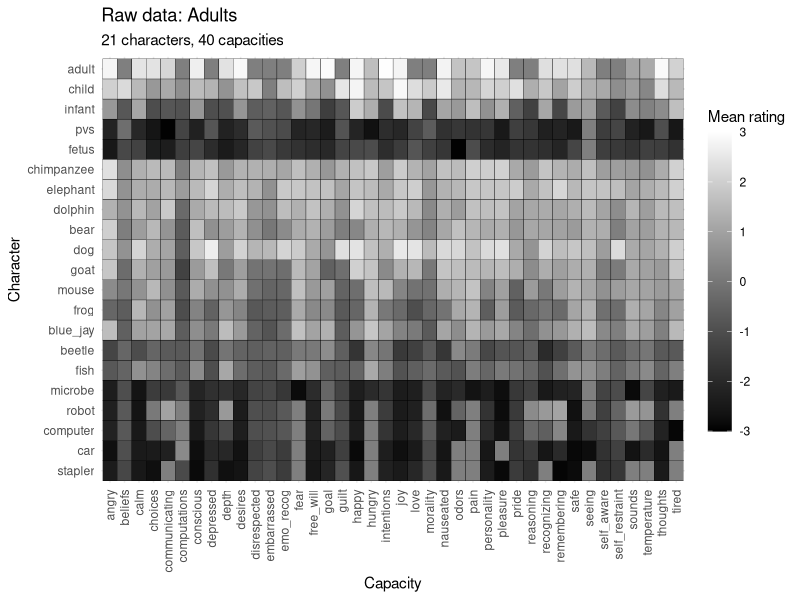
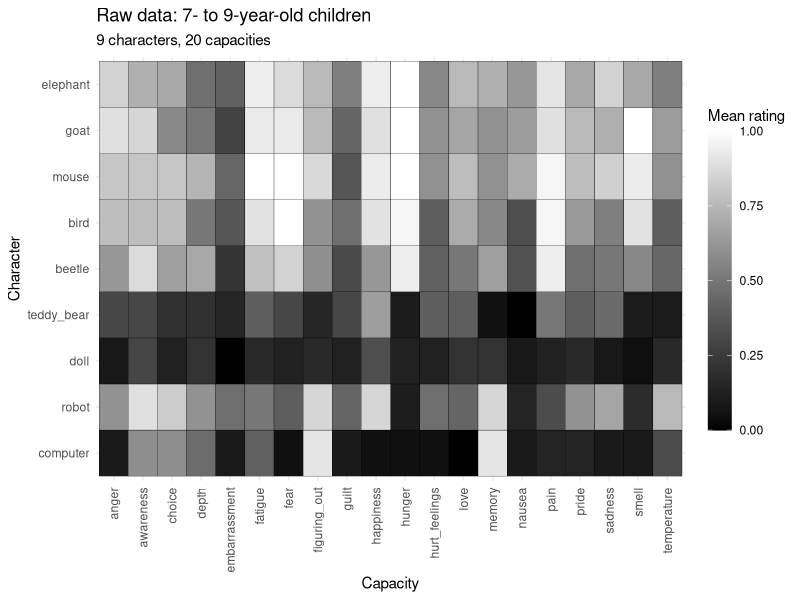
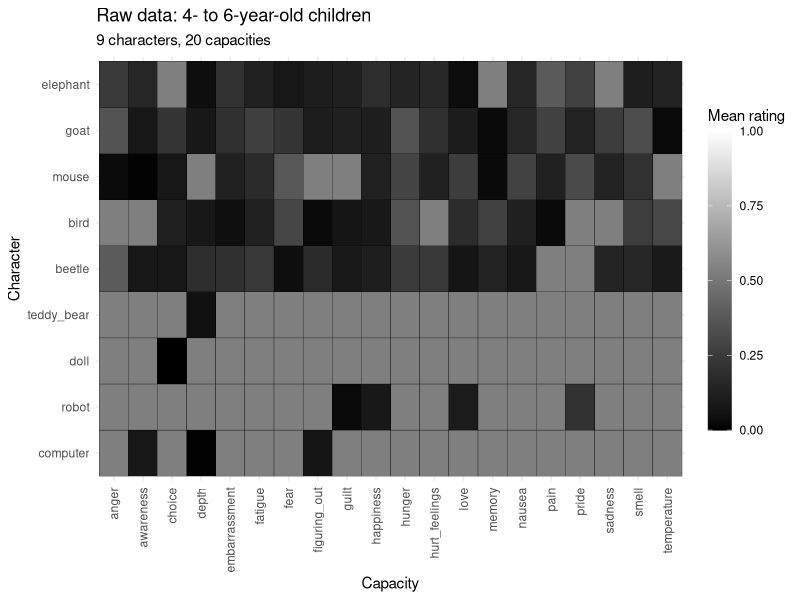
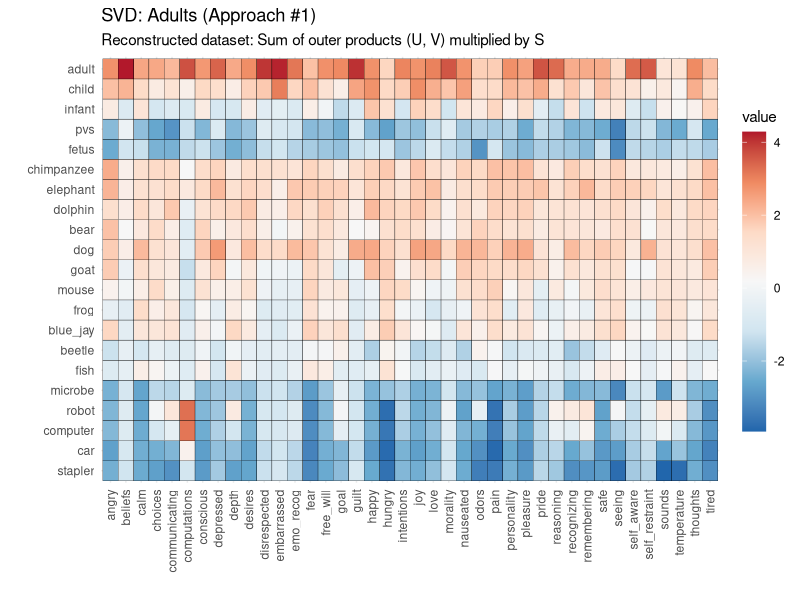
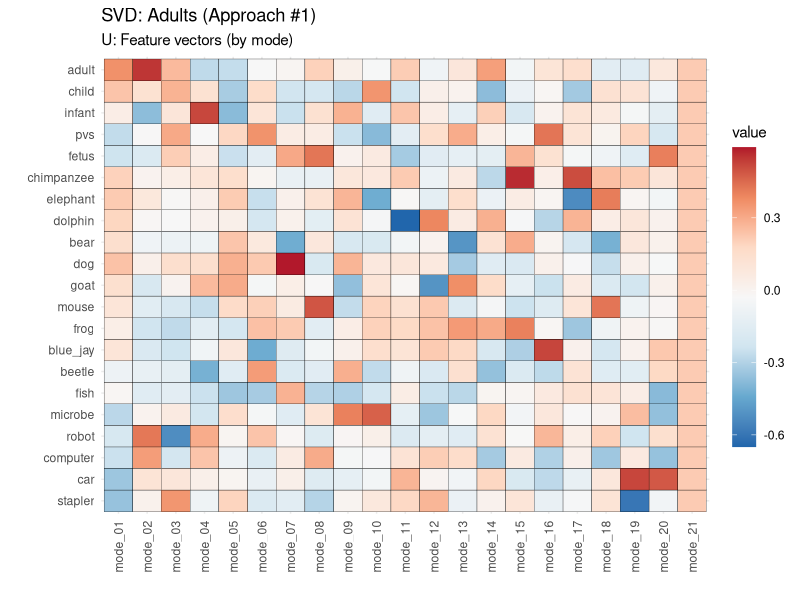
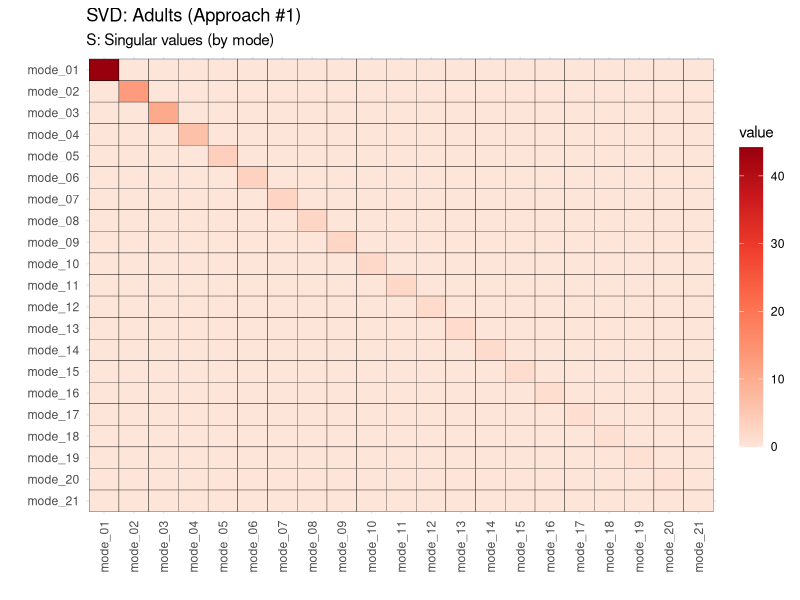
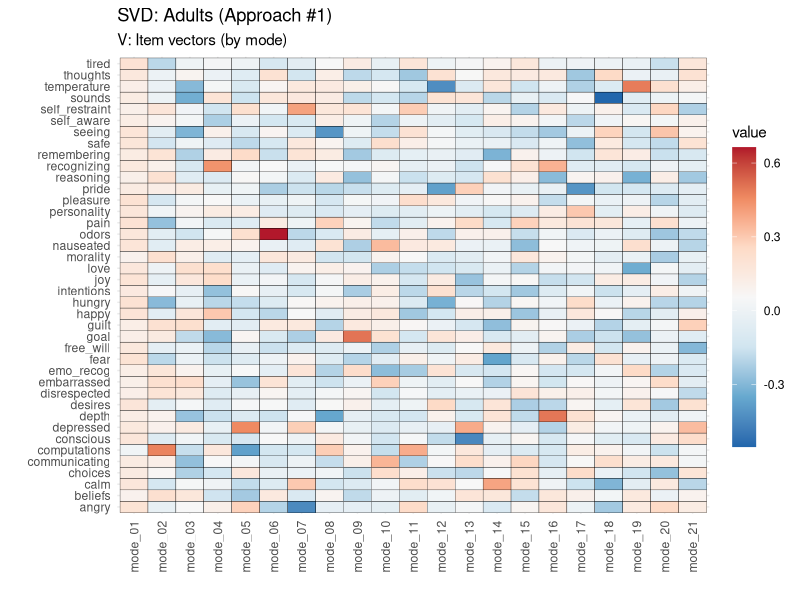
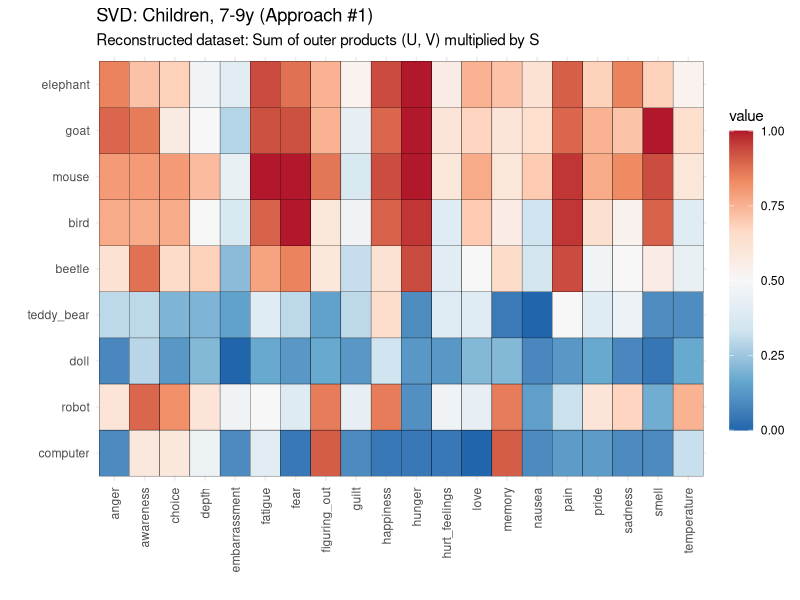

R code for these plots, in order:
## ---- chunk 1
knitr::opts_chunk$set(echo = FALSE, message = FALSE)
## ---- chunk 2
library(tidyverse)
library(rms)
## ---- chunk 3
setwd("/Users/kweisman/Documents/Research (Stanford)/Projects/Dimkid_svd/dimkid_svd/")

# import data
d_ad <- read.csv("./data/means_adults.csv") %>% 
  mutate(X = ifelse(grepl("vegetative", X), "pvs", as.character(X)),
         X = factor(X,
                    levels = c("stapler", "car", "computer", "robot", "microbe",
                               "fish", "beetle", "blue_jay", "frog", "mouse",
                               "goat", "dog", "bear", "dolphin", "elephant",
                               "chimpanzee", "fetus", "pvs", "infant", "child",
                               "adult"))) %>%
                    # levels = c("adult", "child", "infant", "pvs", "fetus",
                    #            "chimpanzee", "elephant", "dolphin", "bear",
                    #            "dog", "goat", "mouse", "frog", "blue_jay",
                    #            "beetle", "fish", "microbe", "robot", "computer",
                    #            "car", "stapler"))) %>%
  rename(character = X) %>%
  arrange(character)

d_79 <- read.csv("./data/means_79y.csv") %>% 
  mutate(X = factor(X,
                    levels = c("computer", "robot", "doll", "teddy_bear",
                               "beetle", "bird", "mouse", "goat", 
                               "elephant"))) %>%
                    # levels = c("elephant", "goat", "mouse", "bird", "beetle",
                    #            "teddy_bear", "doll", "robot", "computer"))) %>%
  rename(character = X) %>%
  arrange(character)

d_46 <- read.csv("./data/means_46y.csv") %>%
  mutate(X = factor(X,
                    levels = c("computer", "robot", "doll", "teddy_bear",
                               "beetle", "bird", "mouse", "goat", 
                               "elephant"))) %>%
                    # levels = c("elephant", "goat", "mouse", "bird", "beetle",
                    #            "teddy_bear", "doll", "robot", "computer"))) %>%
  rename(character = X) %>%
  arrange(character)
## ---- chunk 4
# set item and property names
capacity_names_ad <- names(d_ad[-1])
character_names_ad <- levels(d_ad$character)

capacity_names_ch <- names(d_79[-1])
character_names_ch <- levels(d_79$character)
## ---- chunk 5
mean_cent_fun <- function(df, 
                          by = c("capacity", "character")){
  
  if(by == "capacity"){
    not_by <- "character"
  }
  
  if(by == "character"){
    not_by <- "capacity"
    df <- df %>%
      gather(capacity, mean_rating, -character) %>%
      spread(character, mean_rating)
  }
  
  df_cent <- df %>%
    gather_(key_col = by, 
            value_col = "mean_rating", 
            gather_cols = colnames(df)[colnames(df) != not_by]) %>%
    # begin mean-centering by capacity
    group_by_(as.name(by)) %>%
    mutate(group_mean = mean(mean_rating),
           mean_cent = mean_rating - group_mean) %>%
    ungroup() %>%
    select(-mean_rating, -group_mean) %>%
    spread_(key_col = by,
            value_col = "mean_cent") %>%
    data.frame()
  
  return(df_cent)
}

plot_U_fun <- function(svd,
                       age_group = c("adults", "children"),
                       transpose = c(FALSE, TRUE),
                       multiply = c(FALSE, TRUE)){

  if(transpose == FALSE) {
    if(age_group == "adults"){y_names <- character_names_ad}
    if(age_group == "children"){y_names <- character_names_ch}
  } else if(transpose == TRUE) {
    if(age_group == "adults"){y_names <- capacity_names_ad}
    if(age_group == "children"){y_names <- capacity_names_ch}
  }  
  
  S <- svd$d

  U <- svd$u %>% 
    data.frame() %>%
    rownames_to_column("property") %>%
    mutate(property = as.numeric(property),
           property = factor(property, labels = y_names)) %>%
    gather(mode, value, -property) %>%
    mutate(mode = as.numeric(as.character(gsub("X", "", mode))),
           mode = ifelse(mode < 10, paste0("mode_0", as.character(mode)), 
                         paste0("mode_", as.character(mode)))) 
  
  if(multiply){
      UxS <- U %>%
        mutate(S = factor(mode, labels = S),
               S = as.numeric(as.character(S)),
               value = value * S)
  }
  
  plot <- ggplot(U, aes(x = mode, y = property, fill = value)) +
    geom_tile(color = "black") +
    # geom_text(aes(label = format(round(value, 2), nsmall = 2)), size = 3) +
    scale_fill_distiller(palette = "RdBu", direction = -1,
                         guide = guide_colorbar(barheight = 15)) +
    theme_minimal() +
    theme(axis.text.x = element_text(angle = 90, hjust = 1, vjust = 0.5))
  
  return(plot)
}

plot_S_fun <- function(svd){
  
  S <- diag(x = svd$d, nrow = length(svd$d), ncol = length(svd$d)) %>%
    data.frame() %>%
    rownames_to_column("modeA") %>%
    gather(modeB, value, -modeA) %>%
    mutate(modeA = ifelse(as.numeric(modeA) < 10, 
                          paste0("mode_0", as.character(modeA)), 
                          paste0("mode_", as.character(modeA))),
           modeB = gsub("X", "", modeB),
           modeB = ifelse(as.numeric(modeB) < 10,
                          paste0("mode_0", as.character(modeB)),
                          paste0("mode_", as.character(modeB))))
  
  plot <- ggplot(S, aes(x = modeA, 
                        y = reorder(modeB, desc(modeB)), 
                        fill = value)) +
    geom_tile(color = "black") +
    # geom_text(aes(label = format(round(value, 2), nsmall = 2)), size = 3) +
    scale_fill_distiller(palette = "Reds", direction = 1,
                         guide = guide_colorbar(barheight = 15)) +
    theme_minimal() +
    theme(axis.text.x = element_text(angle = 90, hjust = 1, vjust = 0.5))
  
  return(plot)
}

plot_V_fun <- function(svd,
                       age_group = c("adults", "children"),
                       transpose = c(FALSE, TRUE),
                       multiply = c(FALSE, TRUE)){

  if(transpose == FALSE) {
    if(age_group == "adults"){y_names <- capacity_names_ad}
    if(age_group == "children"){y_names <- capacity_names_ch}
  } else if(transpose == TRUE) {
    if(age_group == "adults"){y_names <- character_names_ad}
    if(age_group == "children"){y_names <- character_names_ch}
  }
  
  S <- svd$d

  V <- svd$v %>% 
    data.frame() %>%
    rownames_to_column("item") %>%
    mutate(item = as.numeric(item),
           item = factor(item, labels = y_names)) %>%
    gather(mode, value, -item) %>%
    mutate(mode = as.numeric(as.character(gsub("X", "", mode))),
           mode = ifelse(mode < 10, paste0("mode_0", as.character(mode)), 
                         paste0("mode_", as.character(mode)))) 
  
  if(multiply){
      VxS <- V %>%
        mutate(S = factor(mode, labels = S),
               S = as.numeric(as.character(S)),
               value = value * S)
  }
  
  plot <- ggplot(V, aes(x = mode, y = item, fill = value)) +
    geom_tile(color = "black") +
    # geom_text(aes(label = format(round(value, 2), nsmall = 2)), size = 3) +
    scale_fill_distiller(palette = "RdBu", direction = -1,
                         guide = guide_colorbar(barheight = 15)) +
    theme_minimal() +
    theme(axis.text.x = element_text(angle = 90, hjust = 1, vjust = 0.5))
  
  return(plot)
}

plot_reconstruct_fun <- function(svd, 
                       age_group = c("adults", "children"),
                       transpose = c(FALSE, TRUE)){

  if(transpose == FALSE) {
    if(age_group == "adults"){
      x_names <- capacity_names_ad
      y_names <- character_names_ad
    }
    if(age_group == "children"){
      x_names <- capacity_names_ch
      y_names <- character_names_ch
    }
  } else if(transpose == TRUE) {
    if(age_group == "adults"){
      x_names <- character_names_ad
      y_names <- capacity_names_ad
    }
    if(age_group == "children"){
      x_names <- character_names_ch
      y_names <- capacity_names_ch
    }
  }
  
  # calculate outer products, multiply by singular value
  OP <- list()
  for(i in 1:length(svd$d)){
    OP[[i]] <- outer(svd$u[,i], svd$v[,i]) * svd$d[i]
  }
  
  # add together
  OP_sum <- Reduce("+", OP) %>%
    data.frame() %>%
    rownames_to_column("character") %>%
    mutate(character = factor(as.numeric(character), 
                              labels = y_names)) %>%
    gather(capacity, value, -character) %>%
    mutate(capacity = gsub("X", "", capacity),
           capacity = factor(as.numeric(capacity),
                             labels = x_names))
  
  
  plot <- ggplot(OP_sum, aes(x = capacity, y = character, fill = value)) +
    geom_tile(color = "black") +
    # geom_text(aes(label = format(round(value, 2), nsmall = 2)), size = 3) +
    scale_fill_distiller(palette = "RdBu", direction = -1,
                         guide = guide_colorbar(barheight = 15)) +
    theme_minimal() +
    theme(axis.text.x = element_text(angle = 90, hjust = 1, vjust = 0.5))
  
  return(plot)
}
## ---- chunk 6
d_ad %>%
  gather(capacity, mean_rating, -character) %>%
  ggplot(aes(x = capacity, y = character, fill = mean_rating)) +
  geom_tile(color = "black") +
  scale_fill_gradient(low = "black", high = "white", limits = c(-3, 3),
                      guide = guide_colorbar(barheight = 15)) +
  theme_minimal() +
  theme(axis.text.x = element_text(angle = 90, hjust = 1, vjust = 0.5)) +
  labs(title = "Raw data: Adults",
       subtitle = "21 characters, 40 capacities",
       x = "Capacity",
       y = "Character",
       fill = "Mean rating")
## ---- chunk 7
d_79 %>%
  gather(capacity, mean_rating, -character) %>%
  ggplot(aes(x = capacity, y = character, fill = mean_rating)) +
  geom_tile(color = "black") +
  scale_fill_gradient(low = "black", high = "white", limits = c(0, 1),
                      guide = guide_colorbar(barheight = 15)) +
  theme_minimal() +
  theme(axis.text.x = element_text(angle = 90, hjust = 1, vjust = 0.5)) +
  labs(title = "Raw data: 7- to 9-year-old children",
       subtitle = "9 characters, 20 capacities",
       x = "Capacity",
       y = "Character",
       fill = "Mean rating")
## ---- chunk 8
d_46 %>%
  gather(capacity, mean_rating, -character) %>%
  ggplot(aes(x = capacity, y = character, fill = mean_rating)) +
  geom_tile(color = "black") +
  scale_fill_gradient(low = "black", high = "white", limits = c(0, 1),
                      guide = guide_colorbar(barheight = 15)) +
  theme_minimal() +
  theme(axis.text.x = element_text(angle = 90, hjust = 1, vjust = 0.5)) +
  labs(title = "Raw data: 4- to 6-year-old children",
       subtitle = "9 characters, 20 capacities",
       x = "Capacity",
       y = "Character",
       fill = "Mean rating")
## ---- chunk 9
svd1_ad <- svd(d_ad %>% column_to_rownames("character"), 
               nrow(d_ad), nrow(d_ad))
## ---- chunk 10
plot_reconstruct_fun(svd1_ad, transpose = FALSE, "adults") +
  labs(title = "SVD: Adults (Approach #1)",
       subtitle = "Reconstructed dataset: Sum of outer products (U, V) multiplied by S",
       x = "", y = "")
## ---- chunk 11
plot_U_fun(svd1_ad, "adults", transpose = FALSE, multiply = FALSE) +
  labs(title = "SVD: Adults (Approach #1)",
       subtitle = "U: Feature vectors (by mode)",
       # subtitle = "U x S: Feature vectors multiplied by singular value (by mode)",
       x = "", y = "")
## ---- chunk 12
plot_S_fun(svd1_ad) +
  labs(title = "SVD: Adults (Approach #1)",
       subtitle = "S: Singular values (by mode)",
       x = "", y = "")
## ---- chunk 13
plot_V_fun(svd1_ad, "adults", transpose = FALSE, multiply = FALSE) +
  labs(title = "SVD: Adults (Approach #1)",
       subtitle = "V: Item vectors (by mode)",
       # subtitle = "V x S: Item vectors multiplied by singular value (by mode)",
       x = "", y = "")
## ---- chunk 14
svd1_79 <- svd(d_79 %>% column_to_rownames("character"), 
               nrow(d_79), nrow(d_79))
## ---- chunk 15
plot_reconstruct_fun(svd1_79, transpose = FALSE, "children") +
  labs(title = "SVD: Children, 7-9y (Approach #1)",
       subtitle = "Reconstructed dataset: Sum of outer products (U, V) multiplied by S",
       x = "", y = "")
## ---- chunk 16
plot_U_fun(svd1_79, "children", transpose = FALSE, multiply = FALSE) +
  labs(title = "SVD: Children, 7-9y (Approach #1)",
       subtitle = "U: Feature vectors (by mode)",
       # subtitle = "U x S: Feature vectors multiplied by singular value (by mode)",
       x = "", y = "")
## ---- chunk 17
plot_S_fun(svd1_79) +
  labs(title = "SVD: Children, 7-9y (Approach #1)",
       subtitle = "S: Singular values (by mode)",
       x = "", y = "")
## ---- chunk 18
plot_V_fun(svd1_79, "children", transpose = FALSE, multiply = FALSE) +
  labs(title = "SVD: Children, 7-9y (Approach #1)",
       subtitle = "V: Item vectors (by mode)",
       # subtitle = "V x S: Item vectors multiplied by singular value (by mode)",
       x = "", y = "")
## ---- chunk 19
svd1_46 <- svd(d_46 %>% column_to_rownames("character"), 
               nrow(d_46), nrow(d_46))
## ---- chunk 20
plot_reconstruct_fun(svd1_46, transpose = FALSE, "children") +
  labs(title = "SVD: Children, 4-6y (Approach #1)",
       subtitle = "Reconstructed dataset: Sum of outer products (U, V) multiplied by S",
       x = "", y = "")
## ---- chunk 21
plot_U_fun(svd1_46, "children", transpose = FALSE, multiply = FALSE) +
  labs(title = "SVD: Children, 4-6y (Approach #1)",
       subtitle = "U: Feature vectors (by mode)",
       # subtitle = "U x S: Feature vectors multiplied by singular value (by mode)",
       x = "", y = "")
## ---- chunk 22
plot_S_fun(svd1_46) +
  labs(title = "SVD: Children, 4-6y (Approach #1)",
       subtitle = "S: Singular values (by mode)",
       x = "", y = "")
## ---- chunk 23
plot_V_fun(svd1_46, "children", transpose = FALSE, multiply = FALSE) +
  labs(title = "SVD: Children, 4-6y (Approach #1)",
       subtitle = "V: Item vectors (by mode)",
       # subtitle = "V x S: Item vectors multiplied by singular value (by mode)",
       x = "", y = "")
## ---- chunk 24
d_ad %>%
  gather(capacity, mean_rating, -character) %>%
  ggplot(aes(y = capacity, x = character, fill = mean_rating)) +
  geom_tile(color = "black") +
  scale_fill_gradient(low = "black", high = "white", limits = c(-3, 3),
                      guide = guide_colorbar(barheight = 15)) +
  theme_minimal() +
  theme(axis.text.x = element_text(angle = 90, hjust = 1, vjust = 0.5)) +
  labs(title = "Raw data: Adults",
       subtitle = "21 characters, 40 capacities",
       y = "Capacity",
       x = "Character",
       fill = "Mean rating")
## ---- chunk 25
d_79 %>%
  gather(capacity, mean_rating, -character) %>%
  ggplot(aes(y = capacity, x = character, fill = mean_rating)) +
  geom_tile(color = "black") +
  scale_fill_gradient(low = "black", high = "white", limits = c(0, 1),
                      guide = guide_colorbar(barheight = 15)) +
  theme_minimal() +
  theme(axis.text.x = element_text(angle = 90, hjust = 1, vjust = 0.5)) +
  labs(title = "Raw data: 7- to 9-year-old children",
       subtitle = "9 characters, 20 capacities",
       y = "Capacity",
       x = "Character",
       fill = "Mean rating")
## ---- chunk 26
d_46 %>%
  gather(capacity, mean_rating, -character) %>%
  ggplot(aes(y = capacity, x = character, fill = mean_rating)) +
  geom_tile(color = "black") +
  scale_fill_gradient(low = "black", high = "white", limits = c(0, 1),
                      guide = guide_colorbar(barheight = 15)) +
  theme_minimal() +
  theme(axis.text.x = element_text(angle = 90, hjust = 1, vjust = 0.5)) +
  labs(title = "Raw data: 4- to 6-year-old children",
       subtitle = "9 characters, 20 capacities",
       y = "Capacity",
       x = "Character",
       fill = "Mean rating")
## ---- chunk 27
svd2_ad <- svd(d_ad %>% column_to_rownames("character") %>% t(), 
               nrow(d_ad), nrow(d_ad))
## ---- chunk 28
plot_reconstruct_fun(svd2_ad, "adults", TRUE) +
  labs(title = "SVD: Adults (Approach #2)",
       subtitle = "Reconstructed dataset: Sum of outer products (U, V) multiplied by S",
       x = "", y = "")
## ---- chunk 29
plot_U_fun(svd2_ad, "adults", transpose = TRUE, multiply = FALSE) +
  labs(title = "SVD: Adults (Approach #2)",
       subtitle = "U: Feature vectors (by mode)",
       # subtitle = "U x S: Feature vectors multiplied by singular value (by mode)",
       x = "", y = "")
## ---- chunk 30
plot_S_fun(svd2_ad) +
  labs(title = "SVD: Adults (Approach #2)",
       subtitle = "S: Singular values (by mode)",
       x = "", y = "")
## ---- chunk 31
plot_V_fun(svd2_ad, "adults", transpose = TRUE, multiply = FALSE) +
  labs(title = "SVD: Adults (Approach #2)",
       subtitle = "V: Item vectors (by mode)",
       # subtitle = "V x S: Item vectors multiplied by singular value (by mode)",
       x = "", y = "")
## ---- chunk 32
svd2_79 <- svd(d_79 %>% column_to_rownames("character") %>% t(), 
               nrow(d_79), nrow(d_79))
## ---- chunk 33
plot_reconstruct_fun(svd2_79, "children", TRUE) +
  labs(title = "SVD: Children, 7-9y (Approach #2)",
       subtitle = "Reconstructed dataset: Sum of outer products (U, V) multiplied by S",
       x = "", y = "")
## ---- chunk 34
plot_U_fun(svd2_79, "children", transpose = TRUE, multiply = FALSE) +
  labs(title = "SVD: Children, 7-9y (Approach #2)",
       subtitle = "U: Feature vectors (by mode)",
       # subtitle = "U x S: Feature vectors multiplied by singular value (by mode)",
       x = "", y = "")
## ---- chunk 35
plot_S_fun(svd2_79) +
  labs(title = "SVD: Children, 7-9y (Approach #2)",
       subtitle = "S: Singular values (by mode)",
       x = "", y = "")
## ---- chunk 36
plot_V_fun(svd2_79, "children", transpose = TRUE, multiply = FALSE) +
  labs(title = "SVD: Children, 7-9y (Approach #2)",
       subtitle = "V: Item vectors (by mode)",
       # subtitle = "V x S: Item vectors multiplied by singular value (by mode)",
       x = "", y = "")
## ---- chunk 37
svd2_46 <- svd(d_46 %>% column_to_rownames("character") %>% t(), 
               nrow(d_46), nrow(d_46))
## ---- chunk 38
plot_reconstruct_fun(svd2_46, "children", TRUE) +
  labs(title = "SVD: Children, 4-6y (Approach #2)",
       subtitle = "Reconstructed dataset: Sum of outer products (U, V) multiplied by S",
       x = "", y = "")
## ---- chunk 39
plot_U_fun(svd2_46, "children", transpose = TRUE, multiply = FALSE) +
  labs(title = "SVD: Children, 4-6y (Approach #2)",
       subtitle = "U: Feature vectors (by mode)",
       # subtitle = "U x S: Feature vectors multiplied by singular value (by mode)",
       x = "", y = "")
## ---- chunk 40
plot_S_fun(svd2_46) +
  labs(title = "SVD: Children, 4-6y (Approach #2)",
       subtitle = "S: Singular values (by mode)",
       x = "", y = "")
## ---- chunk 41
plot_V_fun(svd2_46, "children", transpose = TRUE, multiply = FALSE) +
  labs(title = "SVD: Children, 4-6y (Approach #2)",
       subtitle = "V: Item vectors (by mode)",
       # subtitle = "V x S: Item vectors multiplied by singular value (by mode)",
       x = "", y = "")
## ---- chunk 42
d_ad %>%
  mean_cent_fun(by = "capacity") %>%
  gather(capacity, mean_cent, -character) %>%
  ggplot(aes(x = capacity, y = character, fill = mean_cent)) +
  geom_tile(color = "black") +
  scale_fill_gradient(low = "black", high = "white", limits = c(-3, 3),
                      guide = guide_colorbar(barheight = 15)) +
  theme_minimal() +
  theme(axis.text.x = element_text(angle = 90, hjust = 1, vjust = 0.5)) +
  labs(title = "Raw data: Adults",
       subtitle = "21 characters, 40 capacities",
       x = "Capacity",
       y = "Character",
       fill = "Mean rating")
## ---- chunk 43
d_79 %>%
  mean_cent_fun(by = "capacity") %>%
  gather(capacity, mean_cent, -character) %>%
  ggplot(aes(x = capacity, y = character, fill = mean_cent)) +
  geom_tile(color = "black") +
  scale_fill_gradient(low = "black", high = "white", limits = c(0, 1),
                      guide = guide_colorbar(barheight = 15)) +
  theme_minimal() +
  theme(axis.text.x = element_text(angle = 90, hjust = 1, vjust = 0.5)) +
  labs(title = "Raw data: 7- to 9-year-old children",
       subtitle = "9 characters, 20 capacities",
       x = "Capacity",
       y = "Character",
       fill = "Mean rating")
## ---- chunk 44
d_46 %>%
  mean_cent_fun(by = "capacity") %>%
  gather(capacity, mean_cent, -character) %>%
  ggplot(aes(x = capacity, y = character, fill = mean_cent)) +
  geom_tile(color = "black") +
  scale_fill_gradient(low = "black", high = "white", limits = c(0, 1),
                      guide = guide_colorbar(barheight = 15)) +
  theme_minimal() +
  theme(axis.text.x = element_text(angle = 90, hjust = 1, vjust = 0.5)) +
  labs(title = "Raw data: 4- to 6-year-old children",
       subtitle = "9 characters, 20 capacities",
       x = "Capacity",
       y = "Character",
       fill = "Mean rating")
## ---- chunk 45
svd3_ad <- svd(d_ad %>%
                 mean_cent_fun("capacity") %>%
                 column_to_rownames("character"),
               nrow(d_ad), nrow(d_ad))
## ---- chunk 46
plot_reconstruct_fun(svd3_ad, transpose = FALSE, "adults") +
  labs(title = "SVD: Adults (Approach #3)",
       subtitle = "Reconstructed dataset: Sum of outer products (U, V) multiplied by S",
       x = "", y = "")
## ---- chunk 47
plot_U_fun(svd3_ad, "adults", transpose = FALSE, multiply = FALSE) +
  labs(title = "SVD: Adults (Approach #3)",
       subtitle = "U: Feature vectors (by mode)",
       # subtitle = "U x S: Feature vectors multiplied by singular value (by mode)",
       x = "", y = "")
## ---- chunk 48
plot_S_fun(svd3_ad) +
  labs(title = "SVD: Adults (Approach #3)",
       subtitle = "S: Singular values (by mode)",
       x = "", y = "")
## ---- chunk 49
plot_V_fun(svd3_ad, "adults", transpose = FALSE, multiply = FALSE) +
  labs(title = "SVD: Adults (Approach #3)",
       subtitle = "V: Item vectors (by mode)",
       # subtitle = "V x S: Item vectors multiplied by singular value (by mode)",
       x = "", y = "")
## ---- chunk 50
svd3_79 <- svd(d_79 %>%
                 mean_cent_fun("capacity") %>%
                 column_to_rownames("character"),
               nrow(d_79), nrow(d_79))
## ---- chunk 51
plot_reconstruct_fun(svd3_79, transpose = FALSE, "children") +
  labs(title = "SVD: Children, 7-9y (Approach #3)",
       subtitle = "Reconstructed dataset: Sum of outer products (U, V) multiplied by S",
       x = "", y = "")
## ---- chunk 52
plot_U_fun(svd3_79, "children", transpose = FALSE, multiply = FALSE) +
  labs(title = "SVD: Children, 7-9y (Approach #3)",
       subtitle = "U: Feature vectors (by mode)",
       # subtitle = "U x S: Feature vectors multiplied by singular value (by mode)",
       x = "", y = "")
## ---- chunk 53
plot_S_fun(svd3_79) +
  labs(title = "SVD: Children, 7-9y (Approach #3)",
       subtitle = "S: Singular values (by mode)",
       x = "", y = "")
## ---- chunk 54
plot_V_fun(svd3_79, "children", transpose = FALSE, multiply = FALSE) +
  labs(title = "SVD: Children, 7-9y (Approach #3)",
       subtitle = "V: Item vectors (by mode)",
       # subtitle = "V x S: Item vectors multiplied by singular value (by mode)",
       x = "", y = "")
## ---- chunk 55
svd3_46 <- svd(d_46 %>%
                 mean_cent_fun("capacity") %>%
                 column_to_rownames("character"),
               nrow(d_46), nrow(d_46))
## ---- chunk 56
plot_reconstruct_fun(svd3_46, transpose = FALSE, "children") +
  labs(title = "SVD: Children, 4-6y (Approach #3)",
       subtitle = "Reconstructed dataset: Sum of outer products (U, V) multiplied by S",
       x = "", y = "")
## ---- chunk 57
plot_U_fun(svd3_46, "children", transpose = FALSE, multiply = FALSE) +
  labs(title = "SVD: Children, 4-6y (Approach #3)",
       subtitle = "U: Feature vectors (by mode)",
       # subtitle = "U x S: Feature vectors multiplied by singular value (by mode)",
       x = "", y = "")
## ---- chunk 58
plot_S_fun(svd3_46) +
  labs(title = "SVD: Children, 4-6y (Approach #3)",
       subtitle = "S: Singular values (by mode)",
       x = "", y = "")
## ---- chunk 59
plot_V_fun(svd3_46, "children", transpose = FALSE, multiply = FALSE) +
  labs(title = "SVD: Children, 4-6y (Approach #3)",
       subtitle = "V: Item vectors (by mode)",
       # subtitle = "V x S: Item vectors multiplied by singular value (by mode)",
       x = "", y = "")
## ---- chunk 60
d_ad %>%
  mean_cent_fun("character") %>%
  gather(character, mean_cent, -capacity) %>%
  # end mean-centering
  ggplot(aes(y = capacity, x = character, fill = mean_cent)) +
  geom_tile(color = "black") +
  scale_fill_gradient(low = "black", high = "white", limits = c(-3, 3),
                      guide = guide_colorbar(barheight = 15)) +
  theme_minimal() +
  theme(axis.text.x = element_text(angle = 90, hjust = 1, vjust = 0.5)) +
  labs(title = "Raw data: Adults",
       subtitle = "21 characters, 40 capacities",
       y = "Capacity",
       x = "Character",
       fill = "Mean rating")
## ---- chunk 61
d_79 %>%
  mean_cent_fun("character") %>%
  gather(character, mean_cent, -capacity) %>%
  ggplot(aes(y = capacity, x = character, fill = mean_cent)) +
  geom_tile(color = "black") +
  scale_fill_gradient(low = "black", high = "white", limits = c(0, 1),
                      guide = guide_colorbar(barheight = 15)) +
  theme_minimal() +
  theme(axis.text.x = element_text(angle = 90, hjust = 1, vjust = 0.5)) +
  labs(title = "Raw data: 7- to 9-year-old children",
       subtitle = "9 characters, 20 capacities",
       y = "Capacity",
       x = "Character",
       fill = "Mean rating")
## ---- chunk 62
d_79 %>%
  mean_cent_fun("character") %>%
  gather(character, mean_cent, -capacity) %>%
  ggplot(aes(y = capacity, x = character, fill = mean_cent)) +
  geom_tile(color = "black") +
  scale_fill_gradient(low = "black", high = "white", limits = c(0, 1),
                      guide = guide_colorbar(barheight = 15)) +
  theme_minimal() +
  theme(axis.text.x = element_text(angle = 90, hjust = 1, vjust = 0.5)) +
  labs(title = "Raw data: 4- to 6-year-old children",
       subtitle = "9 characters, 20 capacities",
       y = "Capacity",
       x = "Character",
       fill = "Mean rating")
## ---- chunk 63
svd4_ad <- svd(d_ad %>% 
                 mean_cent_fun("character") %>%
                 column_to_rownames("capacity"),
               nrow(d_ad), nrow(d_ad))
## ---- chunk 64
plot_reconstruct_fun(svd4_ad, transpose = TRUE, "adults") +
  labs(title = "SVD: Adults (Approach #4)",
       subtitle = "Reconstructed dataset: Sum of outer products (U, V) multiplied by S",
       x = "", y = "")
## ---- chunk 65
plot_U_fun(svd4_ad, "adults", transpose = TRUE, multiply = FALSE) +
  labs(title = "SVD: Adults (Approach #4)",
       subtitle = "U: Feature vectors (by mode)",
       # subtitle = "U x S: Feature vectors multiplied by singular value (by mode)",
       x = "", y = "")
## ---- chunk 66
plot_S_fun(svd4_ad) +
  labs(title = "SVD: Adults (Approach #4)",
       subtitle = "S: Singular values (by mode)",
       x = "", y = "")
## ---- chunk 67
plot_V_fun(svd4_ad, "adults", transpose = TRUE, multiply = FALSE) +
  labs(title = "SVD: Adults (Approach #4)",
       subtitle = "V: Item vectors (by mode)",
       # subtitle = "V x S: Item vectors multiplied by singular value (by mode)",
       x = "", y = "")
## ---- chunk 68
svd4_79 <- svd(d_79 %>% 
                 mean_cent_fun("character") %>%
                 column_to_rownames("capacity"),
               nrow(d_79), nrow(d_79))
## ---- chunk 69
plot_reconstruct_fun(svd4_79, transpose = TRUE, "children") +
  labs(title = "SVD: Children, 7-9y (Approach #4)",
       subtitle = "Reconstructed dataset: Sum of outer products (U, V) multiplied by S",
       x = "", y = "")
## ---- chunk 70
plot_U_fun(svd4_79, "children", transpose = TRUE, multiply = FALSE) +
  labs(title = "SVD: Children, 7-9y (Approach #4)",
       subtitle = "U: Feature vectors (by mode)",
       # subtitle = "U x S: Feature vectors multiplied by singular value (by mode)",
       x = "", y = "")
## ---- chunk 71
plot_S_fun(svd4_79) +
  labs(title = "SVD: Children, 7-9y (Approach #4)",
       subtitle = "S: Singular values (by mode)",
       x = "", y = "")
## ---- chunk 72
plot_V_fun(svd4_79, "children", transpose = TRUE, multiply = FALSE) +
  labs(title = "SVD: Children, 7-9y (Approach #4)",
       subtitle = "V: Item vectors (by mode)",
       # subtitle = "V x S: Item vectors multiplied by singular value (by mode)",
       x = "", y = "")
## ---- chunk 73
svd4_46 <- svd(d_46 %>% 
                 mean_cent_fun("character") %>%
                 column_to_rownames("capacity"),
               nrow(d_46), nrow(d_46))
## ---- chunk 74
plot_reconstruct_fun(svd4_46, transpose = TRUE, "children") +
  labs(title = "SVD: Children, 4-6y (Approach #4)",
       subtitle = "Reconstructed dataset: Sum of outer products (U, V) multiplied by S",
       x = "", y = "")
## ---- chunk 75
plot_U_fun(svd4_46, "children", transpose = TRUE, multiply = FALSE) +
  labs(title = "SVD: Children, 4-6y (Approach #4)",
       subtitle = "U: Feature vectors (by mode)",
       # subtitle = "U x S: Feature vectors multiplied by singular value (by mode)",
       x = "", y = "")
## ---- chunk 76
plot_S_fun(svd4_46) +
  labs(title = "SVD: Children, 4-6y (Approach #4)",
       subtitle = "S: Singular values (by mode)",
       x = "", y = "")
## ---- chunk 77
plot_V_fun(svd4_46, "children", transpose = TRUE, multiply = FALSE) +
  labs(title = "SVD: Children, 4-6y (Approach #4)",
       subtitle = "V: Item vectors (by mode)",
       # subtitle = "V x S: Item vectors multiplied by singular value (by mode)",
       x = "", y = "")
